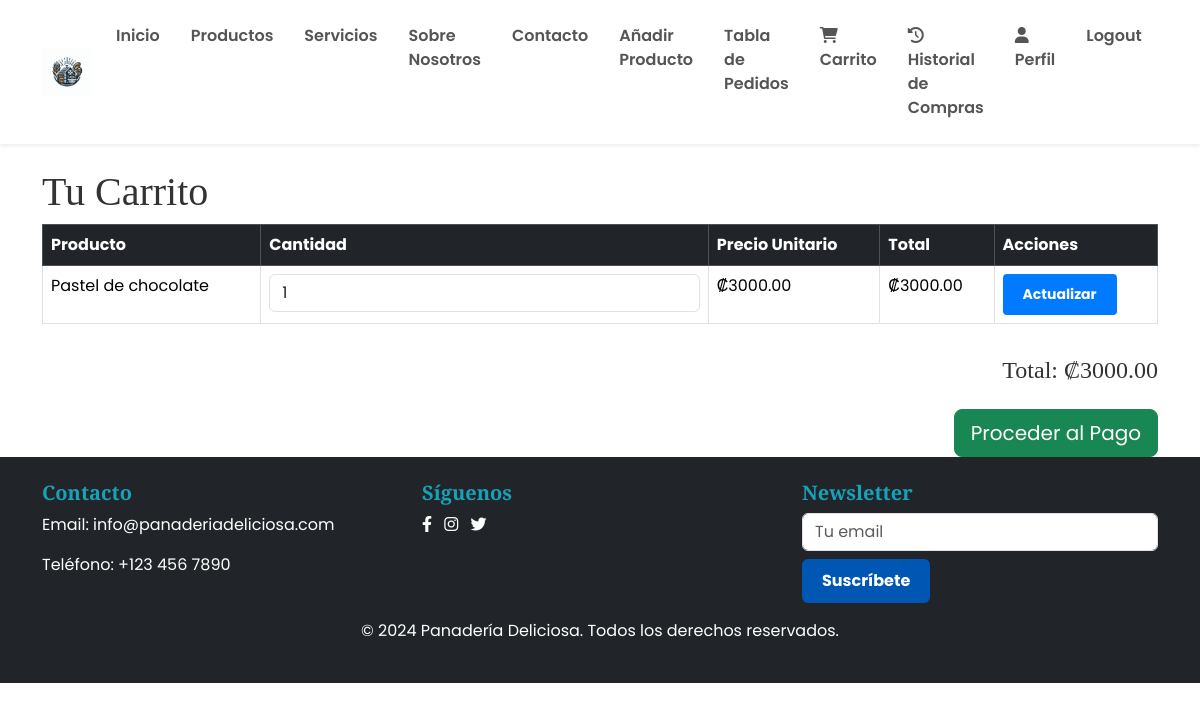
The page /cart/ (signed in) on the database as committed earlier.
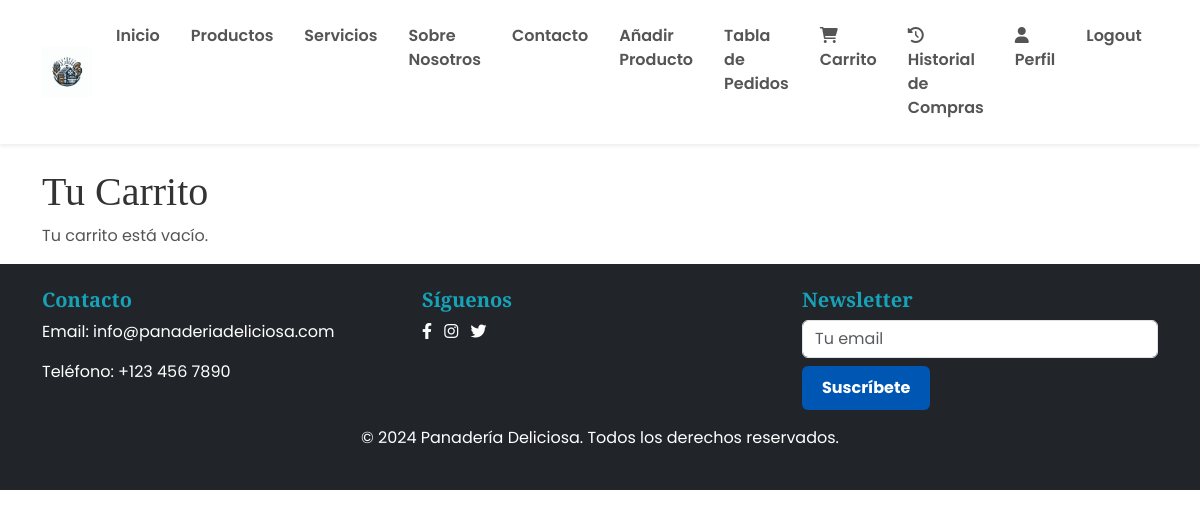
The same page on the database as committed later.
### ProyectoMenu/models.py (models this page shows, shortened)
class Cart(models.Model):
    user = models.ForeignKey('auth.User', on_delete=models.CASCADE)
    product = models.ForeignKey(Product, on_delete=models.CASCADE)
    quantity = models.PositiveIntegerField(default=1)
    added_at = models.DateTimeField(auto_now_add=True)

class Product(models.Model):
    name = models.CharField(max_length=100)
    description = models.TextField()
    price = models.DecimalField(max_digits=10, decimal_places=2)
    image = models.ImageField(upload_to='products/')
    featured = models.BooleanField(default=False)

### ProyectoMenu/views.py (the view)
# urls.py: path('cart/', views.view_cart, name='view_cart'),
@login_required
def view_cart(request):
    cart_items = Cart.objects.filter(user=request.user)
    total_price = sum(float(item.product.price) * item.quantity for item in cart_items)
    return render(request, 'paginas/cart.html', {'cart_items': cart_items, 'total_price': total_price})

### ProyectoMenu/templatetags/cart_extras.py (called while the page is built)
@register.filter
def multiply(value, arg):
    return value * arg

@register.filter
def floatformat(value, decimal_places=2):
    return f"{value:.{decimal_places}f}"

### ProyectoMenu/templates/paginas/cart.html (shortened to what this page needs)
{% extends 'base.html' %}
{% load static %}
{% load cart_extras %}
{% block contenido %}
<div class="container mt-4">
    <h1>Tu Carrito</h1>
    {% if cart_items %}
    <form method="post" action="{% url 'update_cart' %}">
        <div class="table-responsive">
            <table class="table table-hover table-bordered">
                <thead class="table-dark">
                    <tr>
                        <th>Producto</th>
                        <th>Cantidad</th>
                        <th>Precio Unitario</th>
                        <th>Total</th>
                        <th>Acciones</th>
                    </tr>
                </thead>
                <tbody>
                    {% for item in cart_items %}
                    <tr>
                        <td>{{ item.product.name }}</td>
                        <td>
                            <input type="number" name="quantity_{{ item.product.id }}" value="{{ item.quantity }}" min="1" class="form-control w-100">
                        </td>
                        <td>₡{{ item.product.price|floatformat:2 }}</td>
                        <td>₡{{ item.product.price|multiply:item.quantity|floatformat:2 }}</td>
                        <td>
                            <button type="submit" class="btn btn-primary btn-sm">Actualizar</button>
                        </td>
                    </tr>
                    {% endfor %}
                </tbody>
            </table>
        </div>
        <div class="d-flex justify-content-end mt-3">
            <h4>Total: ₡{{ total_price|floatformat:2 }}</h4>
        </div>
        <div class="d-flex justify-content-end mt-3">
            <a href="{% url 'checkout' %}" class="btn btn-success btn-lg">Proceder al Pago</a>
        </div>
    </form>
    {% else %}
    <p>Tu carrito está vacío.</p>
    {% endif %}
</div>
{% endblock %}

Rows that differ between the two databases and show on the page:
removed Cart: product.name "Pastel de chocolate", quantity "1", product.price "3000.00", product.price|multiply "3000.00"
Other text that changed with them:
{{ total_price|floatformat:2 }}: "3000.00" → (not shown)
text no longer shown: "Producto Cantidad Precio Unitario Total Acciones Total: ₡ Proceder al Pago"
text now shown: "Tu carrito está vacío."
